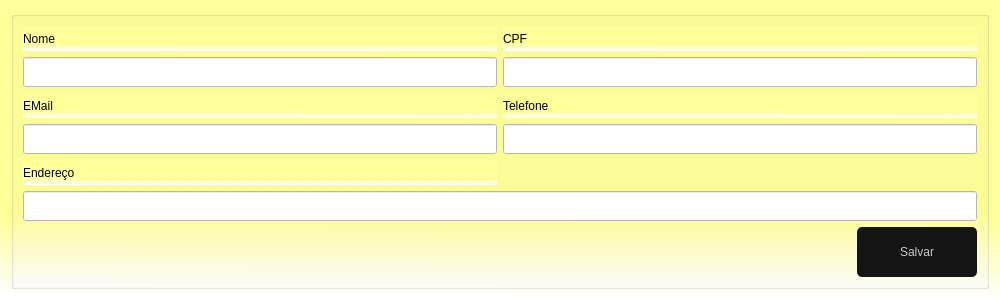
<?xml version="1.0" encoding="UTF-8"?>
<ui version="4.0">
 <class>frmCliente</class>
 <widget class="QWidget" name="frmCliente">
  <property name="geometry">
   <rect>
    <x>0</x>
    <y>0</y>
    <width>1000</width>
    <height>300</height>
   </rect>
  </property>
  <property name="maximumSize">
   <size>
    <width>1000</width>
    <height>300</height>
   </size>
  </property>
  <property name="windowTitle">
   <string>Cadastro de Cliente</string>
  </property>
  <property name="windowIcon">
   <iconset>
    <normaloff>../Imagens/btnCadCli.png</normaloff>../Imagens/btnCadCli.png</iconset>
  </property>
  <property name="styleSheet">
   <string notr="true">background-color:qlineargradient(spread:pad, x1:0.508, y1:0.727, x2:0.505, y2:1, stop:0 rgba(255, 255, 153, 255), stop:1 rgba(255, 255, 255, 255))</string>
  </property>
  <layout class="QGridLayout" name="gridLayout_2">
   <item row="0" column="0">
    <widget class="QGroupBox" name="groupBox">
     <property name="styleSheet">
      <string notr="true">font: 87 12pt &quot;Arial&quot;;</string>
     </property>
     <property name="title">
      <string/>
     </property>
     <layout class="QGridLayout" name="gridLayout">
      <item row="0" column="0">
       <widget class="QLabel" name="label">
        <property name="text">
         <string>Nome</string>
        </property>
       </widget>
      </item>
      <item row="0" column="1">
       <widget class="QLabel" name="label_2">
        <property name="text">
         <string>CPF</string>
        </property>
       </widget>
      </item>
      <item row="1" column="0">
       <widget class="QLineEdit" name="edtNome">
        <property name="minimumSize">
         <size>
          <width>0</width>
          <height>30</height>
         </size>
        </property>
        <property name="styleSheet">
         <string notr="true">background-color: rgb(255, 255, 255);</string>
        </property>
       </widget>
      </item>
      <item row="1" column="1">
       <widget class="QLineEdit" name="edtCPF">
        <property name="minimumSize">
         <size>
          <width>0</width>
          <height>30</height>
         </size>
        </property>
        <property name="styleSheet">
         <string notr="true">background-color: rgb(255, 255, 255);</string>
        </property>
       </widget>
      </item>
      <item row="2" column="0">
       <widget class="QLabel" name="lbEmail">
        <property name="text">
         <string>EMail</string>
        </property>
       </widget>
      </item>
      <item row="2" column="1">
       <widget class="QLabel" name="label_5">
        <property name="text">
         <string>Telefone</string>
        </property>
       </widget>
      </item>
      <item row="3" column="0">
       <widget class="QLineEdit" name="edtEmail">
        <property name="minimumSize">
         <size>
          <width>0</width>
          <height>30</height>
         </size>
        </property>
        <property name="styleSheet">
         <string notr="true">background-color: rgb(255, 255, 255);</string>
        </property>
       </widget>
      </item>
      <item row="3" column="1">
       <widget class="QLineEdit" name="edtTelefone">
        <property name="minimumSize">
         <size>
          <width>0</width>
          <height>30</height>
         </size>
        </property>
        <property name="styleSheet">
         <string notr="true">background-color: rgb(255, 255, 255);</string>
        </property>
       </widget>
      </item>
      <item row="4" column="0">
       <widget class="QLabel" name="lbEndereco">
        <property name="text">
         <string>Endereço</string>
        </property>
       </widget>
      </item>
      <item row="6" column="1" alignment="Qt::AlignRight">
       <widget class="QPushButton" name="btnSalvar">
        <property name="minimumSize">
         <size>
          <width>120</width>
          <height>50</height>
         </size>
        </property>
        <property name="maximumSize">
         <size>
          <width>120</width>
          <height>50</height>
         </size>
        </property>
        <property name="cursor">
         <cursorShape>PointingHandCursor</cursorShape>
        </property>
        <property name="styleSheet">
         <string notr="true">QPushButton{
border-radius: 5px;
background-color: rgb(20,20,20);
color:rgb(200,200,200);
font: 87 12pt &quot;Arial&quot;;
}

QPushButton:hover{ 
background-color:rgb(0, 0, 0);
color: rbg(200,200,200)
}

QPushButton:pressed{
background-color:rgb(0,0,30);
color:rbg(200,200,200)
}

</string>
        </property>
        <property name="text">
         <string>Salvar</string>
        </property>
        <property name="icon">
         <iconset>
          <normaloff>../../Imagens/Salvar.png</normaloff>../../Imagens/Salvar.png</iconset>
        </property>
        <property name="iconSize">
         <size>
          <width>35</width>
          <height>35</height>
         </size>
        </property>
       </widget>
      </item>
      <item row="5" column="0" colspan="2">
       <widget class="QLineEdit" name="edtEndereco">
        <property name="minimumSize">
         <size>
          <width>0</width>
          <height>30</height>
         </size>
        </property>
        <property name="styleSheet">
         <string notr="true">background-color: rgb(255, 255, 255);</string>
        </property>
       </widget>
      </item>
     </layout>
    </widget>
   </item>
  </layout>
 </widget>
 <resources/>
 <connections/>
</ui>
